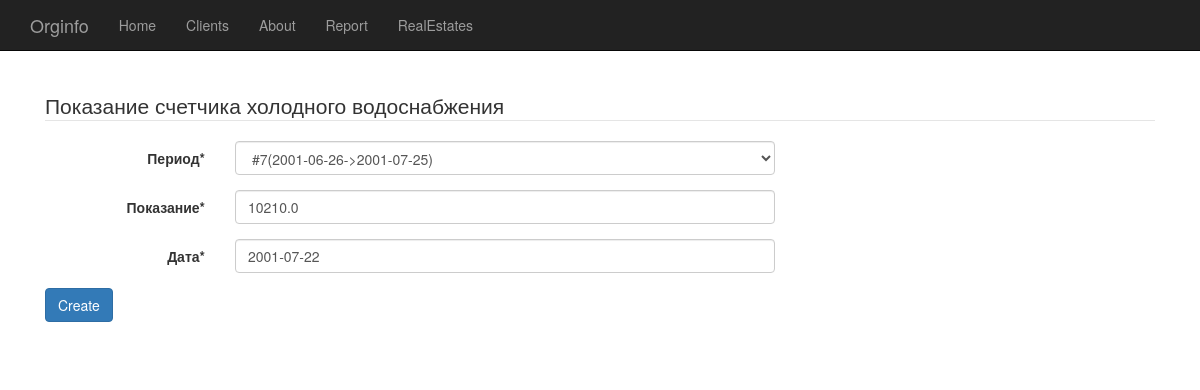
Page /real_estates/1/readings/1/ on the committed database.
### accounting/models.py (models this page shows, shortened)
class ColdWaterReading(models.Model):
    period = models.ForeignKey(Period)
    value = models.FloatField()
    real_estate = models.ForeignKey(RealEstate)
    date = models.DateField()

### accounting/views.py (the view, shortened to what this page needs)
# urls.py: url(r'^real_estates/(?P<real_estate_id>\d+)/readings/(?P<pk>\d+)/$', views.UpdateColdWaterReading.as_view(), name='update_reading'),
class UpdateColdWaterReading(UpdateView):
    model = ColdWaterReading
    form_class = CreateColdWaterReadingForm
    template_name = 'accounting/cold_water_reading.html'

### accounting/forms.py
class CreateColdWaterReadingForm(ModelForm):
    def __init__(self, *args, **kwargs):
        super(CreateColdWaterReadingForm, self).__init__(*args, **kwargs)
        self.helper = FormHelper()
        self.helper.form_class = 'form-horizontal'
        self.helper.label_class = 'col-sm-2'
        self.helper.field_class = 'col-sm-6'
        self.fields['period'].label = "Период"
        self.fields['value'].label = "Показание"
        self.fields['date'].label = "Дата"
        self.helper.layout = Layout(
            Fieldset(
                'Показание счетчика холодного водоснабжения',
                'period',
                'value',
                Field('date', placeholder="ГГГГ-ММ-ДД"),
            ),
            ButtonHolder(
                Submit('submit', 'Create', css_class='btn-default')
            )
        )
    class Meta:
        model = ColdWaterReading
        fields = ['period', 'value', 'date']

### accounting/models.py (called while the page is built)
    def __str__(self):
        return "#%s(%s->%s)" % (str(self.serial_number), str(self.start), str(self.end))

### accounting/templates/accounting/cold_water_reading.html
{% extends "starter-template.html" %}
{% block container %}
{% load crispy_forms_tags %}
{% crispy form %}
{% endblock %}

### orginfo/templates/starter-template.html (style rules this page uses)
body { padding-top: 50px; }

### rows in the picture
ColdWaterReading: period "#7(2001-06-26->2001-07-25)", value "10210.0", date "2001-07-22"
